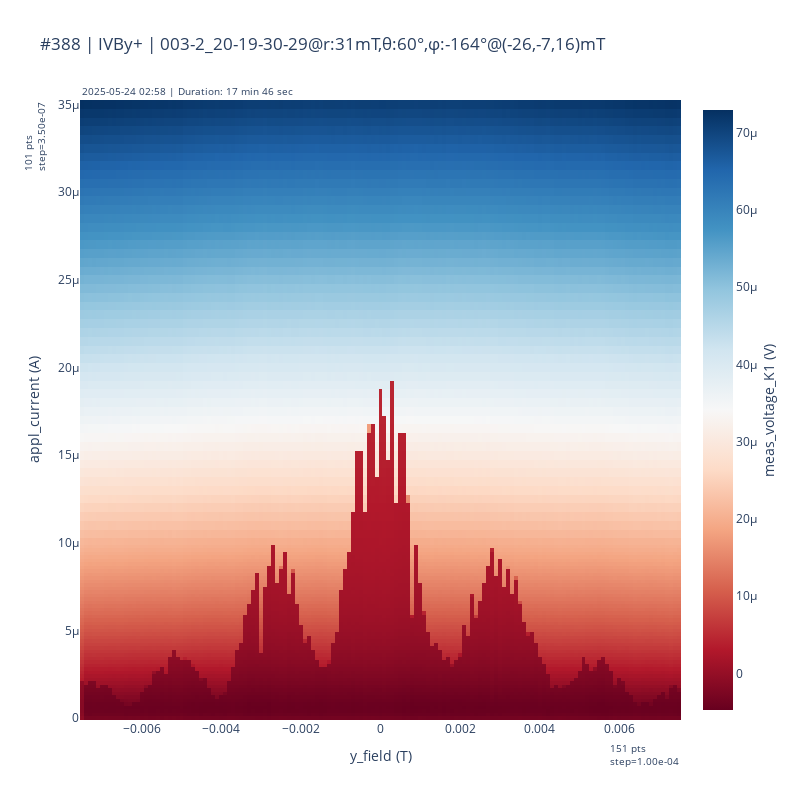
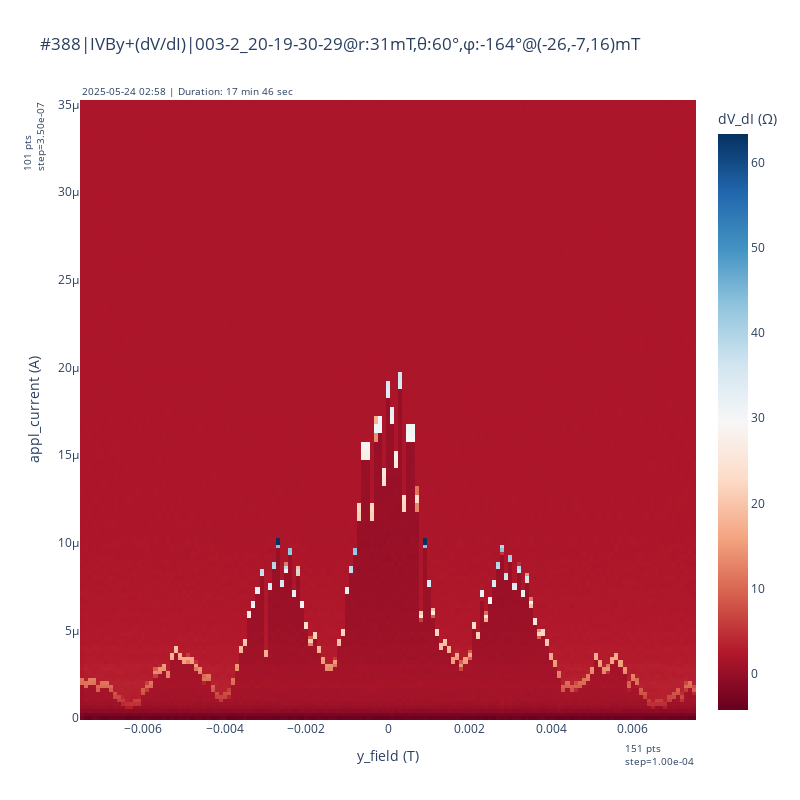
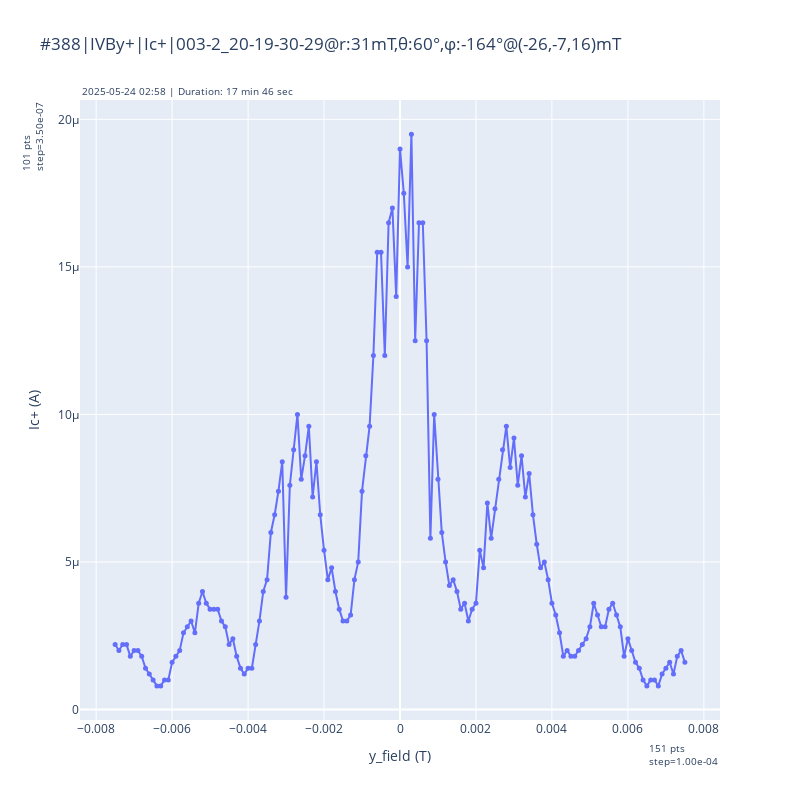

Notebook code for these charts, in order:
### Markdown cell above
# plot_heatmaps

### Code cell
dataid = 388
fig1, fig2, fig3 , Ic_df= plot_heatmaps(dataid)
clear_output(wait=True)
fig1.show()
fig2.show()
fig3.show()

### Figure 1 — Plotly figure (JSON) as saved in the notebook; plotly's stock layout.template omitted (floating-point values rounded to 4 significant figures; data arrays with more than 128 entries replaced by an {"elided": "..."} marker saying what was removed)
{"data": [{"colorbar": {"title": {"side": "right", "text": "meas_voltage_K1 (V)"}}, "colorscale": [[0, "rgb(103,0,31)"], [0.1, "rgb(178,24,43)"], [0.2, "rgb(214,96,77)"], [0.3, "rgb(244,165,130)"], [0.4, "rgb(253,219,199)"], [0.5, "rgb(247,247,247)"], [0.6, "rgb(209,229,240)"], [0.7, "rgb(146,197,222)"], [0.8, "rgb(67,147,195)"], [0.9, "rgb(33,102,172)"], [1, "rgb(5,48,97)"]], "type": "heatmap", "x": {"elided": "15251 float values"}, "y": {"elided": "15251 float values"}, "z": {"elided": "15251 float values"}}], "layout": {"annotations": [{"font": {"size": 10}, "showarrow": false, "text": "2025-05-24 02:58 | Duration: 17 min 46 sec", "x": 0, "xanchor": "left", "xref": "paper", "y": 1, "yanchor": "bottom", "yref": "paper"}, {"font": {"size": 10}, "showarrow": false, "text": "151 pts           <br>step=1.00e-04", "x": 1, "xanchor": "right", "xref": "paper", "y": -0.03, "yanchor": "top", "yref": "paper"}, {"font": {"size": 10}, "showarrow": false, "text": "101 pts           <br>step=3.50e-07", "textangle": -90, "x": -0.05, "xanchor": "right", "xref": "paper", "y": 1, "yanchor": "top", "yref": "paper"}], "height": 800, "title": {"text": "#388 | IVBy+ | 003-2_20-19-30-29@r:31mT,θ:60°,φ:-164°@(-26,-7,16)mT"}, "width": 800, "xaxis": {"title": {"text": "y_field (T)"}}, "yaxis": {"title": {"text": "appl_current (A)"}}}}

### Figure 2 — Plotly figure (JSON) as saved in the notebook; plotly's stock layout.template omitted (floating-point values rounded to 4 significant figures; data arrays with more than 128 entries replaced by an {"elided": "..."} marker saying what was removed)
{"data": [{"colorbar": {"title": {"side": "top", "text": "dV_dI (Ω)"}}, "colorscale": [[0, "rgb(103,0,31)"], [0.1, "rgb(178,24,43)"], [0.2, "rgb(214,96,77)"], [0.3, "rgb(244,165,130)"], [0.4, "rgb(253,219,199)"], [0.5, "rgb(247,247,247)"], [0.6, "rgb(209,229,240)"], [0.7, "rgb(146,197,222)"], [0.8, "rgb(67,147,195)"], [0.9, "rgb(33,102,172)"], [1, "rgb(5,48,97)"]], "type": "heatmap", "x": {"elided": "15251 float values"}, "y": {"elided": "15251 float values"}, "z": {"elided": "15251 float values"}}], "layout": {"annotations": [{"font": {"size": 10}, "showarrow": false, "text": "2025-05-24 02:58 | Duration: 17 min 46 sec", "x": 0, "xanchor": "left", "xref": "paper", "y": 1, "yanchor": "bottom", "yref": "paper"}, {"font": {"size": 10}, "showarrow": false, "text": "151 pts           <br>step=1.00e-04", "x": 1, "xanchor": "right", "xref": "paper", "y": -0.03, "yanchor": "top", "yref": "paper"}, {"font": {"size": 10}, "showarrow": false, "text": "101 pts           <br>step=3.50e-07", "textangle": -90, "x": -0.05, "xanchor": "right", "xref": "paper", "y": 1, "yanchor": "top", "yref": "paper"}], "height": 800, "title": {"text": "#388|IVBy+(dV/dI)|003-2_20-19-30-29@r:31mT,θ:60°,φ:-164°@(-26,-7,16)mT"}, "width": 800, "xaxis": {"title": {"text": "y_field (T)"}}, "yaxis": {"title": {"text": "appl_current (A)"}}}}

### Figure 3 — Plotly figure (JSON) as saved in the notebook; plotly's stock layout.template omitted (floating-point values rounded to 4 significant figures; data arrays with more than 128 entries replaced by an {"elided": "..."} marker saying what was removed)
{"data": [{"line": {"width": 2}, "marker": {"size": 5}, "mode": "lines+markers", "name": "Ic+", "type": "scatter", "x": {"elided": "151 float values"}, "y": {"elided": "151 float values"}}], "layout": {"annotations": [{"font": {"size": 10}, "showarrow": false, "text": "2025-05-24 02:58 | Duration: 17 min 46 sec", "x": 0, "xanchor": "left", "xref": "paper", "y": 1, "yanchor": "bottom", "yref": "paper"}, {"font": {"size": 10}, "showarrow": false, "text": "151 pts           <br>step=1.00e-04", "x": 1, "xanchor": "right", "xref": "paper", "y": -0.03, "yanchor": "top", "yref": "paper"}, {"font": {"size": 10}, "showarrow": false, "text": "101 pts           <br>step=3.50e-07", "textangle": -90, "x": -0.05, "xanchor": "right", "xref": "paper", "y": 1, "yanchor": "top", "yref": "paper"}], "height": 800, "title": {"text": "#388|IVBy+|Ic+|003-2_20-19-30-29@r:31mT,θ:60°,φ:-164°@(-26,-7,16)mT"}, "width": 800, "xaxis": {"title": {"text": "y_field (T)"}}, "yaxis": {"title": {"text": "Ic+ (A)"}}}}
